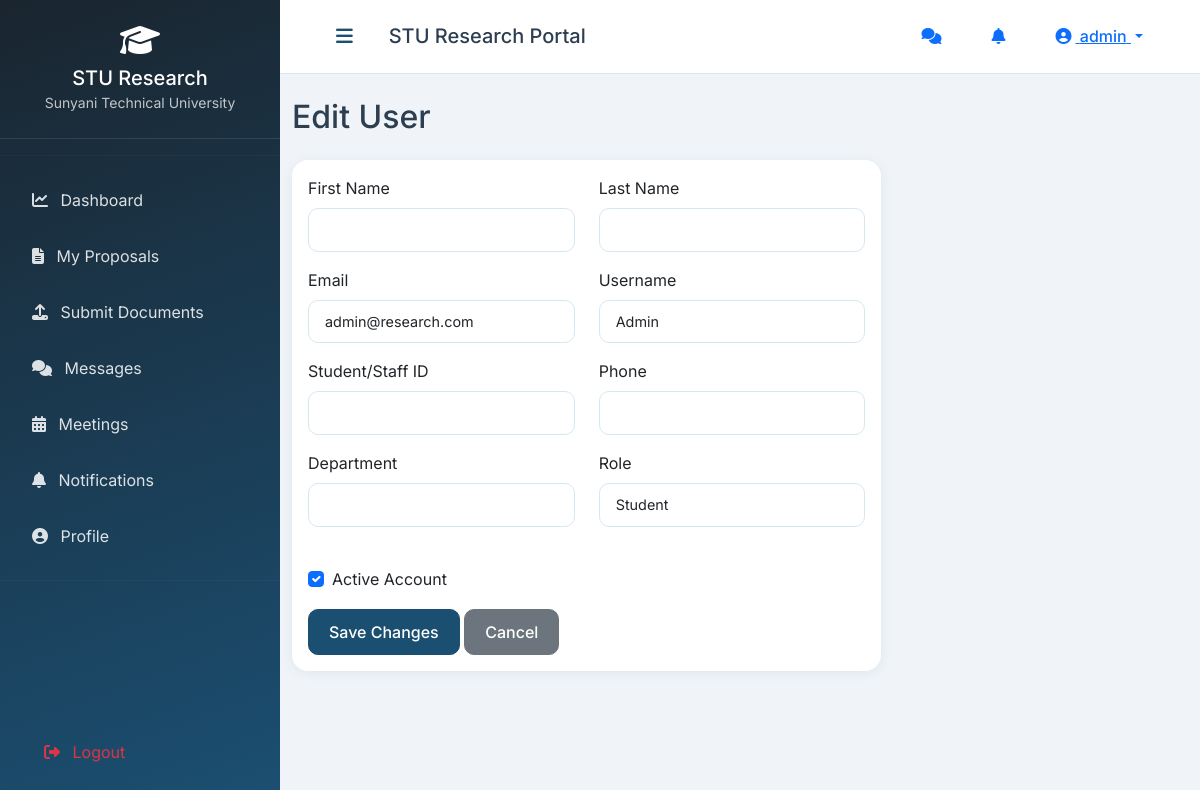
Screenshot of /dashboard/admin/users/5/edit/ (signed in) with the database file from the repository.
### research/models.py (models this page shows, shortened)
class User(AbstractUser):
    ROLE_CHOICES = (
        ('admin', 'Administrator'),
        ('supervisor', 'Supervisor'),
        ('student', 'Student'),
    )
    role = models.CharField(max_length=20, choices=ROLE_CHOICES, default='student')
    student_id = models.CharField(max_length=50, unique=True, null=True, blank=True)
    phone = models.CharField(max_length=20, blank=True)
    department = models.CharField(max_length=100, blank=True)
    profile_pic = models.ImageField(upload_to='profile_pics/', null=True, blank=True)
    is_active = models.BooleanField(default=True)
    last_seen = models.DateTimeField(null=True, blank=True)

### research/views.py (the view, shortened to what this page needs)
# urls.py: path('dashboard/admin/users/<int:user_id>/edit/', views.admin_user_edit, name='admin_user_edit'),
@login_required
@role_required('admin')
def admin_user_edit(request, user_id):
    edit_user = get_object_or_404(User, id=user_id)
    context = {'edit_user': edit_user, 'section': 'users', 'is_edit': True}
    return render(request, 'research/admin/user_form.html', context)

### research/context_processors.py (called while the page is built)
def notification_count(request):
    if request.user.is_authenticated:
        notif_count = Notification.objects.filter(user=request.user, is_read=False).count()
        try:
            from .models import Message
            msg_count = Message.objects.filter(recipient=request.user, is_read=False).count()
        except Exception:
            msg_count = 0
        return {
            'unread_notification_count': notif_count,
            'unread_msg_count': msg_count,
        }
    return {'unread_notification_count': 0, 'unread_msg_count': 0}

def user_role(request):
    if request.user.is_authenticated:
        return {'user_role': request.user.role}
    return {'user_role': None}

### research/views.py (called while the page is built)
def role_required(*roles):
    def decorator(view_func):
        @wraps(view_func)
        def wrapper(request, *args, **kwargs):
            if not request.user.is_authenticated:
                messages.warning(request, 'Please log in to access this page.')
                return redirect('login')
            if request.user.role not in roles and not request.user.is_superuser:
                messages.error(request, 'You do not have permission to access this page.')
                return redirect('dashboard')
            return view_func(request, *args, **kwargs)
        return wrapper
    return decorator

### templates/research/admin/user_form.html (shortened to what this page needs)
{% extends 'base.html' %}
{% load static %}
{% block content %}
<div class="row">
    <div class="col-12">
        <h2 class="mb-4">{% if edit_user %}Edit User{% else %}Add New User{% endif %}</h2>
    </div>
</div>
<div class="row">
    <div class="col-md-8">
        <div class="card">
            <div class="card-body">
                <form method="post">
                    <div class="row">
                        <div class="col-md-6 mb-3">
                            <label class="form-label">First Name</label>
                            <input type="text" name="first_name" class="form-control" value="{{ edit_user.first_name|default:'' }}">
                        </div>
                        <div class="col-md-6 mb-3">
                            <label class="form-label">Last Name</label>
                            <input type="text" name="last_name" class="form-control" value="{{ edit_user.last_name|default:'' }}">
                        </div>
                        <div class="col-md-6 mb-3">
                            <label class="form-label">Email</label>
                            <input type="email" name="email" class="form-control" value="{{ edit_user.email|default:'' }}" required>
                        </div>
                        <div class="col-md-6 mb-3">
                            <label class="form-label">Username</label>
                            <input type="text" name="username" class="form-control" value="{{ edit_user.username|default:'' }}" required>
                        </div>
                        <div class="col-md-6 mb-3">
                            <label class="form-label">Student/Staff ID</label>
                            <input type="text" name="student_id" class="form-control" value="{{ edit_user.student_id|default:'' }}">
                        </div>
                        <div class="col-md-6 mb-3">
                            <label class="form-label">Phone</label>
                            <input type="text" name="phone" class="form-control" value="{{ edit_user.phone|default:'' }}">
                        </div>
                        <div class="col-md-6 mb-3">
                            <label class="form-label">Department</label>
                            <input type="text" name="department" class="form-control" value="{{ edit_user.department|default:'' }}">
                        </div>
                        <div class="col-md-6 mb-3">
                            <label class="form-label">Role</label>
                            <select name="role" class="form-control">
                                <option value="student" {% if edit_user.role == 'student' %}selected{% endif %}>Student</option>
                            </select>
                        </div>
                        <div class="col-md-6 mb-3">
                            <div class="form-check mt-4">
                                <input type="checkbox" name="is_active" class="form-check-input" {% if edit_user.is_active %}checked{% endif %}>
                                <label class="form-check-label">Active Account</label>
                            </div>
                        </div>
                    </div>
                    <button type="submit" class="btn btn-primary">{% if edit_user %}Save Changes{% else %}Create User{% endif %}</button>
                    <a href="{% url 'admin_users' %}" class="btn btn-secondary">Cancel</a>
                </form>
            </div>
        </div>
    </div>
</div>
{% endblock %}

### templates/base.html (shortened to what this page needs)
<!DOCTYPE html>
<html lang="en">
<head>
    <link href="https://cdn.jsdelivr.net/npm/bootstrap@5.3.2/dist/css/bootstrap.min.css" rel="stylesheet">
    <link rel="stylesheet" href="https://cdnjs.cloudflare.com/ajax/libs/font-awesome/6.5.0/css/all.min.css">
    {% load static %}
    <link rel="stylesheet" href="{% static 'css/custom.css' %}">
</head>
<body>
{% if user.is_authenticated %}{% include 'includes/sidebar.html' %}{% endif %}
<div class="main-content {% if user.is_authenticated %}with-sidebar{% endif %}">
    {% if user.is_authenticated %}
    <nav class="top-nav">
        <div class="container-fluid">
            <div class="d-flex justify-content-between align-items-center">
                <div class="d-flex align-items-center">
                    <button class="sidebar-toggle btn btn-link" id="sidebarToggle" aria-label="Toggle sidebar">
                        <i class="fas fa-bars"></i>
                    </button>
                    <h5 class="mb-0 ms-3 d-none d-md-block">STU Research Portal</h5>
                </div>
                <div class="d-flex align-items-center gap-2">
                    <a href="{% url 'conversation_list' %}" class="btn btn-link position-relative" title="Messages">
                        <i class="fas fa-comments"></i>
                    </a>
                    <div class="dropdown">
                        <button class="btn btn-link position-relative" type="button"
                                id="notifToggle" data-bs-toggle="dropdown"
                                aria-expanded="false" aria-label="Notifications">
                            <i class="fas fa-bell"></i>
                        </button>
                    </div>
                    <div class="dropdown">
                        <button class="btn btn-link dropdown-toggle" type="button" data-bs-toggle="dropdown">
                            <i class="fas fa-user-circle me-1"></i>
                            <span class="d-none d-md-inline">{{ user.get_full_name|default:user.username }}</span>
                        </button>
                    </div>
                </div>
            </div>
        </div>
    </nav>
    {% endif %}
    <main class="py-4">
        <div class="container-fluid">
            {% block content %}{% endblock %}
        </div>
    </main>
</div>
<div id="toast-container" class="toast-container position-fixed bottom-0 end-0 p-3" style="z-index:1200;"></div>
</body>
</html>

### research/static/css/custom.css (style rules this page uses)
:root { --primary: #1B4F72; --primary-dark: #0D3B5E; --primary-light: #2E86C1; --secondary: #2980B9; --accent: #E67E22; --success: #27AE60; --danger: #E74C3C; --warning: #F39C12; --light: #EBF5FB; --dark: #1A252F; --gray: #7F8C8D; --border: #D5E8F0; }
* { margin: 0; padding: 0; box-sizing: border-box; }
body { font-family: 'Inter', sans-serif; background: #F0F4F8; color: #2C3E50; }
.main-content { margin-left: 280px; transition: all 0.3s ease; min-height: 100vh; }
.top-nav { background: white; padding: 12px 24px; border-bottom: 1px solid var(--border); position: sticky; top: 0; z-index: 999; }
.sidebar-toggle { color: var(--primary); font-size: 1.2rem; background: transparent; border: none; }
.card { border: none; border-radius: 16px; box-shadow: 0 2px 12px rgba(27,79,114,0.08); transition: all 0.2s; }
.form-control, .form-select { border-radius: 10px; border: 1px solid var(--border); padding: 10px 16px; font-size: 0.9rem; }
.btn { border-radius: 10px; padding: 10px 20px; font-weight: 500; }
.btn-primary { background: var(--primary); border-color: var(--primary); }
.toast-container { position: fixed; bottom: 20px; right: 20px; z-index: 1100; }

### rows the page displays
User: get_full_name "admin"
User: email "admin@research.com", username "Admin", role "Student", is_active "☑"
